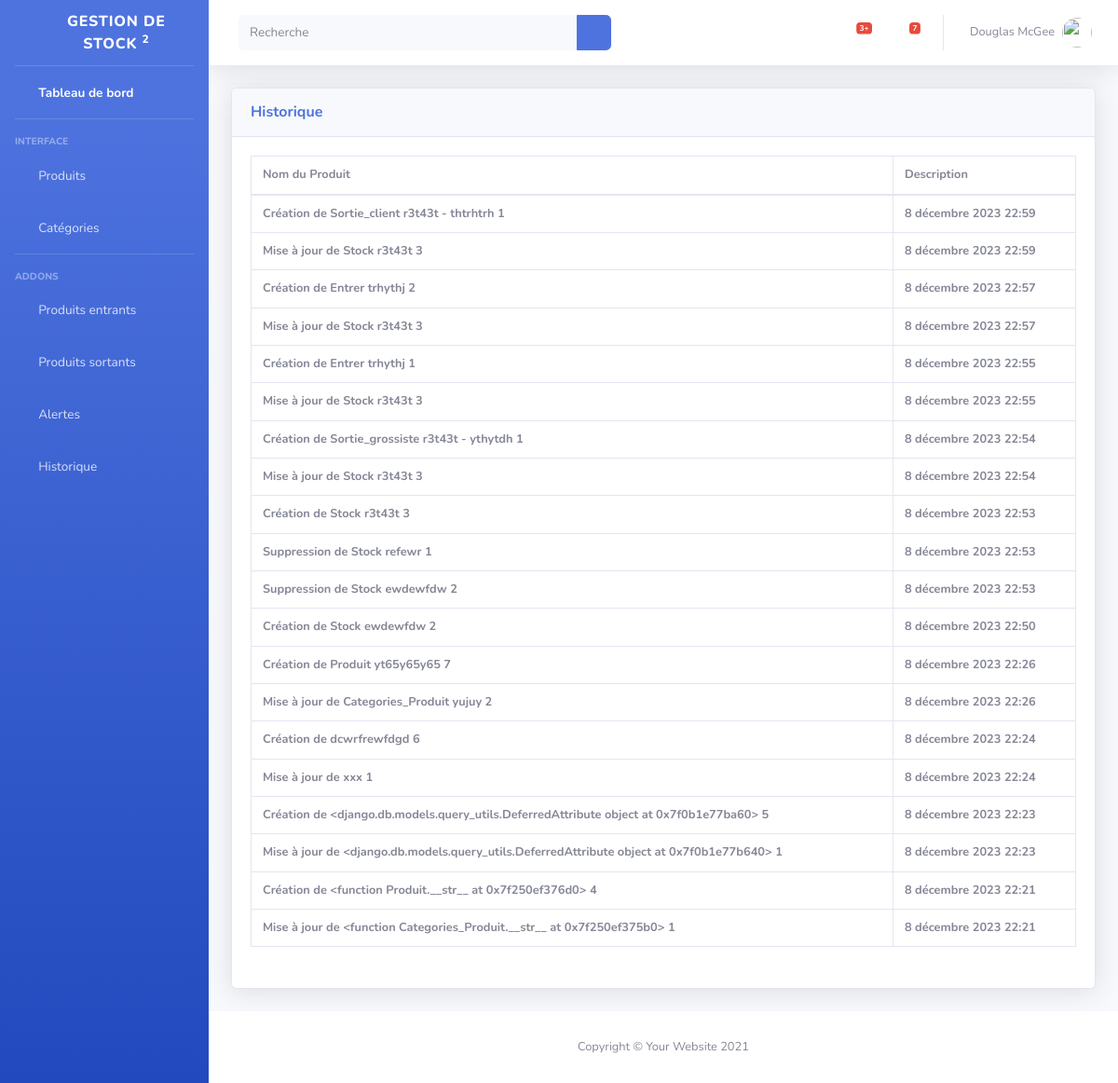
Page /historique on the committed database.
### gestion_stock_app/models.py (models this page shows, shortened)
class Historique(models.Model):
    description = models.TextField()
    date = models.DateTimeField(auto_now_add=True)

### gestion_stock_app/views.py (the view)
# urls.py: path('historique', historique, name='historique'),
def historique(request):
    historique_entries = Historique.objects.all().order_by('-date')[:20]
    context = {
        'historique_entries': historique_entries,
    }
    return render(request, 'historique.html', context)

### gestion_stock_app/templates/historique.html
{% extends 'base.html' %}
{% block content %}
  <div class="card shadow mb-4">
    <div class="card-header py-3">
        <h6 class="m-0 font-weight-bold text-primary">Historique</h6>
    </div>
    <div class="card-body">
        <h4 class="small font-weight-bold">
          <div class="table-responsive">
            <table class="table table-bordered" id="dataTable" width="100%" cellspacing="0">
              <thead>
                <tr>
                  <th>Nom du Produit</th>
                  <th>Description</th>
                </tr>
              </thead>
              <tbody>
                {% for entry in historique_entries %}
                <tr>
                  <td>{{ entry.description }}</td>
                  <td>{{ entry.date }}</td>
                </tr>
                {% endfor %}
              </tbody>
            </table>
          </div>
        </h4>
    </div>
  </div>
{% endblock content %}

### templates/base.html (shortened to what this page needs)
{% load static%}
<!DOCTYPE html>
<html lang="en">
<head>
    <link href="{% static 'vendor/fontawesome-free/css/all.min.css'%}" rel="stylesheet" type="text/css">
    <link href="{% static 'css/sb-admin-2.min.css'%}" rel="stylesheet">
</head>
<body id="page-top">
  <div id="wrapper">
    {% include "_partiel/_side_bar.html" %}
    <div id="content-wrapper" class="d-flex flex-column">
      <div id="content">
        {% include "_partiel/_top_bar.html" %}
        <div class="container-fluid">
          {% block content %}  {% endblock content %}
        </div>
      </div>
      {% include "_partiel/_footer.html" %}
    </div>
  </div>
</body>
</html>

### templates/_partiel/_side_bar.html (shortened to what this page needs)
<ul class="navbar-nav bg-gradient-primary sidebar sidebar-dark accordion" id="accordionSidebar">
  <a class="sidebar-brand d-flex align-items-center justify-content-center" href="index.html">
      <div class="sidebar-brand-icon rotate-n-15">
          <i class="fas fa-laugh-wink"></i>
      </div>
      <div class="sidebar-brand-text mx-3">Gestion de stock <sup>2</sup></div>
  </a>
  <hr class="sidebar-divider my-0">
  <li class="nav-item active">
      <a class="nav-link" href="{% url 'dashboard' %}">
          <i class="fas fa-fw fa-tachometer-alt"></i>
          <span>Tableau de bord</span></a>
  </li>
  <hr class="sidebar-divider">
  <div class="sidebar-heading">
      Interface
  </div>
  <li class="nav-item">
      <a class="nav-link collapsed" href='#' data-toggle="collapse" data-target="#collapseTwo"
          aria-expanded="true" aria-controls="collapseTwo">
          <i class="fas fa-fw fa-cog"></i>
          <span>Produits</span>
      </a>
  </li>
  <li class="nav-item">
      <a class="nav-link collapsed" href="{% url 'liste_categories' %}" data-toggle="collapse" data-target="#collapseUtilities"
          aria-expanded="true" aria-controls="collapseUtilities">
          <i class="fas fa-fw fa-wrench"></i>
          <span>Catégories</span>
      </a>
  </li>
  <hr class="sidebar-divider">
  <div class="sidebar-heading">
      Addons
  </div>
  <li class="nav-item">
      <a class="nav-link collapsed" href="{% url 'liste_produits_entrants' %}" data-toggle="collapse" data-target="#collapsePages"
          aria-expanded="true" aria-controls="collapsePages">
          <i class="fas fa-fw fa-folder"></i>
          <span>Produits entrants</span>
      </a>
  </li>
  <li class="nav-item">
      <a class="nav-link" href="{% url 'liste_produits_sortants' %}">
          <i class="fas fa-fw fa-chart-area"></i>
          <span>Produits sortants</span></a>
  </li>
  <li class="nav-item">
      <a class="nav-link" href="tables.html">
          <i class="fas fa-fw fa-table"></i>
          <span>Alertes</span></a>
  </li>
  <li class="nav-item">
      <a class="nav-link" href="{% url 'historique' %}">
          <i class="fas fa-fw fa-table"></i>
          <span>Historique</span></a>
  </li>
</ul>

### templates/_partiel/_top_bar.html (shortened to what this page needs)
<nav class="navbar navbar-expand navbar-light bg-white topbar mb-4 static-top shadow">
  <form
      class="d-none d-sm-inline-block form-inline mr-auto ml-md-3 my-2 my-md-0 mw-100 navbar-search">
      <div class="input-group">
          <input type="text" class="form-control bg-light border-0 small" placeholder="Recherche"
              aria-label="Search" aria-describedby="basic-addon2">
          <div class="input-group-append">
              <button class="btn btn-primary" type="button">
                  <i class="fas fa-search fa-sm"></i>
              </button>
          </div>
      </div>
  </form>
  <ul class="navbar-nav ml-auto">
      <li class="nav-item dropdown no-arrow mx-1">
          <a class="nav-link dropdown-toggle" href="#" id="alertsDropdown" role="button"
              data-toggle="dropdown" aria-haspopup="true" aria-expanded="false">
              <i class="fas fa-bell fa-fw"></i>
              <span class="badge badge-danger badge-counter">3+</span>
          </a>
      </li>
      <li class="nav-item dropdown no-arrow mx-1">
          <a class="nav-link dropdown-toggle" href="#" id="messagesDropdown" role="button"
              data-toggle="dropdown" aria-haspopup="true" aria-expanded="false">
              <i class="fas fa-envelope fa-fw"></i>
              <span class="badge badge-danger badge-counter">7</span>
          </a>
      </li>
      <li class="nav-item dropdown no-arrow">
          <a class="nav-link dropdown-toggle" href="#" id="userDropdown" role="button"
              data-toggle="dropdown" aria-haspopup="true" aria-expanded="false">
              <span class="mr-2 d-none d-lg-inline text-gray-600 small">Douglas McGee</span>
              <img class="img-profile rounded-circle"
                  src="img/undraw_profile.svg">
          </a>
      </li>
  </ul>
</nav>

### templates/_partiel/_footer.html
<footer class="sticky-footer bg-white">
  <div class="container my-auto">
      <div class="copyright text-center my-auto">
          <span>Copyright &copy; Your Website 2021</span>
      </div>
  </div>
</footer>

### rows in the picture
Historique: description "Création de Sortie_client r3t43t - thtrhtrh 1", date "8 décembre 2023 22:59"
Historique: description "Mise à jour de Stock r3t43t 3", date "8 décembre 2023 22:59"
Historique: description "Création de Entrer trhythj 2", date "8 décembre 2023 22:57"
Historique: description "Mise à jour de Stock r3t43t 3", date "8 décembre 2023 22:57"
Historique: description "Création de Entrer trhythj 1", date "8 décembre 2023 22:55"
Historique: description "Mise à jour de Stock r3t43t 3", date "8 décembre 2023 22:55"
Historique: description "Création de Sortie_grossiste r3t43t - ythytdh 1", date "8 décembre 2023 22:54"
Historique: description "Mise à jour de Stock r3t43t 3", date "8 décembre 2023 22:54"
Historique: description "Création de Stock r3t43t 3", date "8 décembre 2023 22:53"
Historique: description "Suppression de Stock refewr 1", date "8 décembre 2023 22:53"
Historique: description "Suppression de Stock ewdewfdw 2", date "8 décembre 2023 22:53"
Historique: description "Création de Stock ewdewfdw 2", date "8 décembre 2023 22:50"
Historique: description "Création de Produit yt65y65y65 7", date "8 décembre 2023 22:26"
Historique: description "Mise à jour de Categories_Produit yujuy 2", date "8 décembre 2023 22:26"
Historique: description "Création de dcwrfrewfdgd 6", date "8 décembre 2023 22:24"
Historique: description "Mise à jour de xxx 1", date "8 décembre 2023 22:24"
Historique: description "Création de <django.db.models.query_utils.DeferredAttribute object at 0x7f0b1e77ba60> 5", date "8 décembre 2023 22:23"
Historique: description "Mise à jour de <django.db.models.query_utils.DeferredAttribute object at 0x7f0b1e77b640> 1", date "8 décembre 2023 22:23"
Historique: description "Création de <function Produit.__str__ at 0x7f250ef376d0> 4", date "8 décembre 2023 22:21"
Historique: description "Mise à jour de <function Categories_Produit.__str__ at 0x7f250ef375b0> 1", date "8 décembre 2023 22:21"
